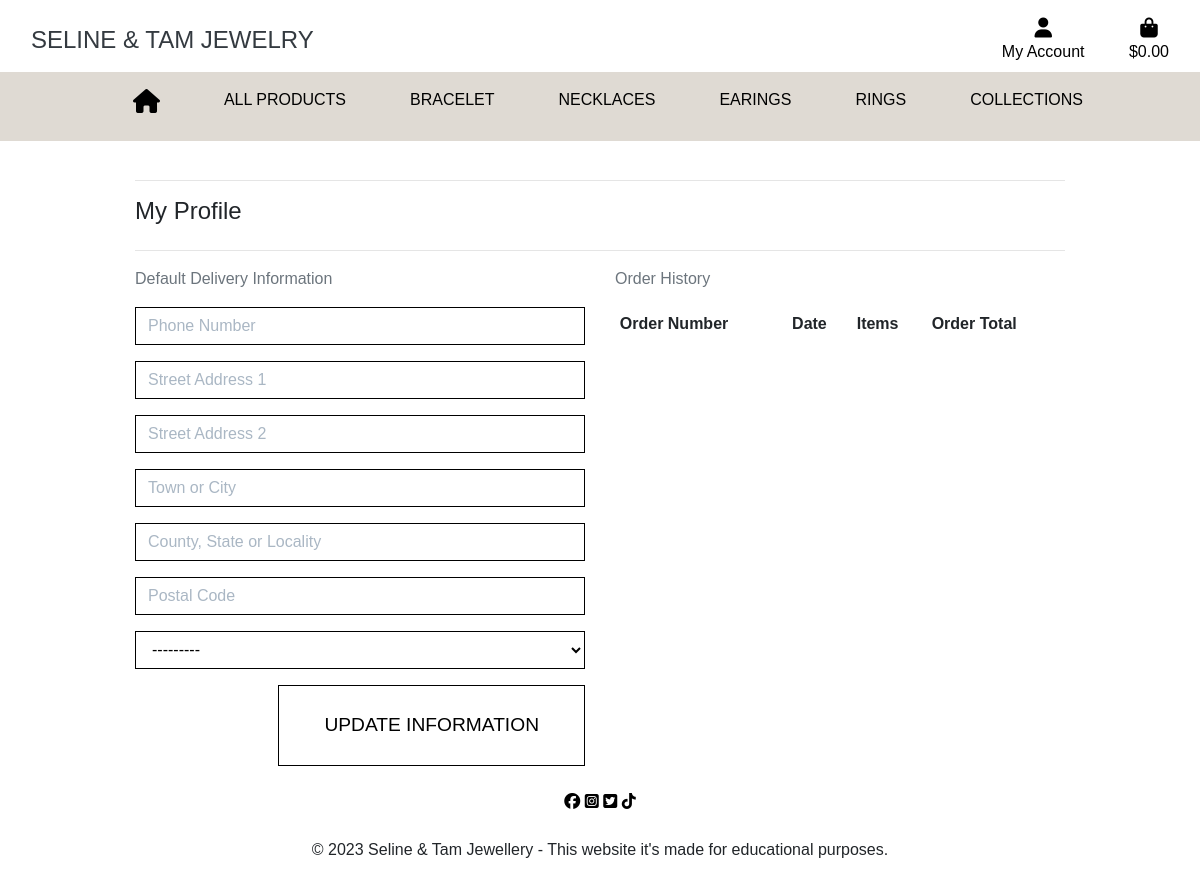
The page /profile/ (signed in) on the database as committed earlier.
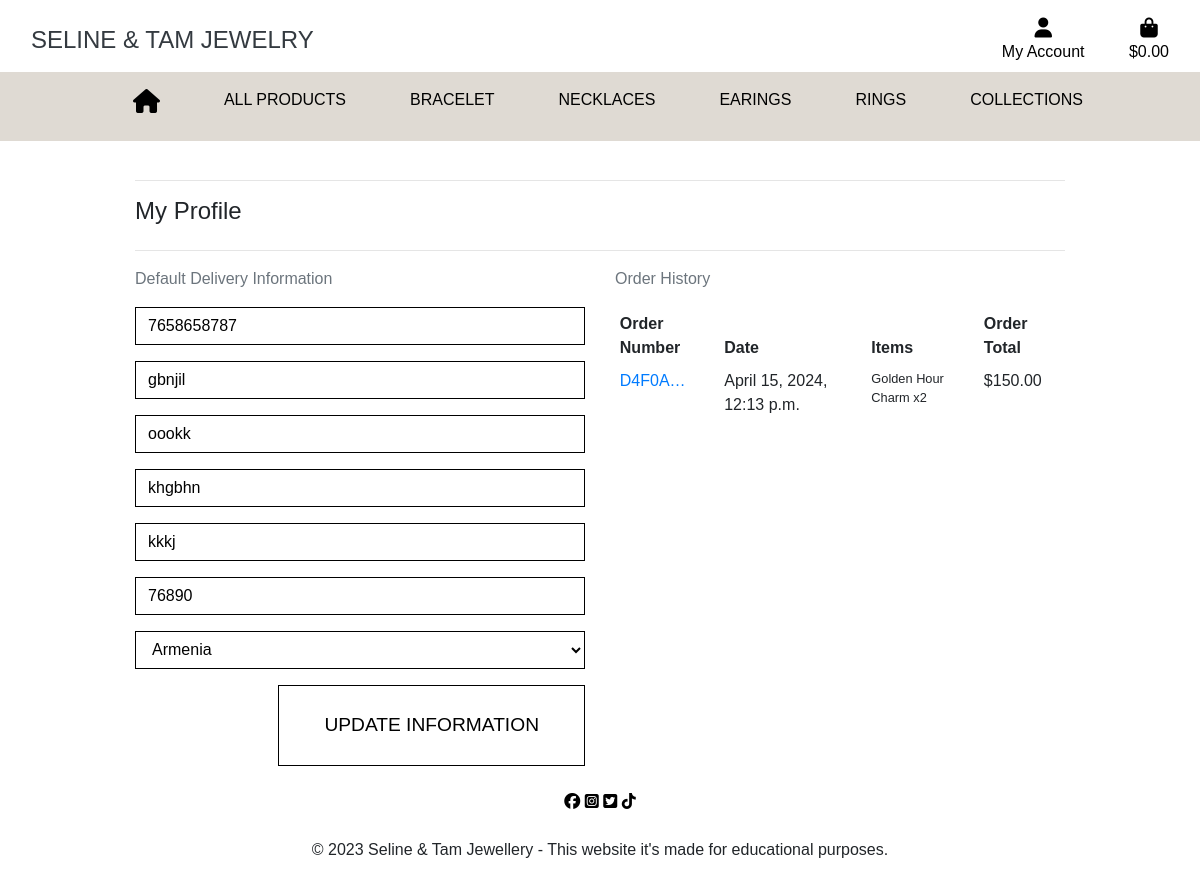
The same page on the database as committed later.
### profiles/models.py (models this page shows, shortened)
class UserProfile(models.Model):
    user = models.OneToOneField(User, on_delete=models.CASCADE)
    default_phone_number = models.CharField(max_length=20, null=True, blank=True)
    default_street_address1 = models.CharField(max_length=80, null=True, blank=True)
    default_street_address2 = models.CharField(max_length=80, null=True, blank=True)
    default_town_or_city = models.CharField(max_length=40, null=True, blank=True)
    default_county = models.CharField(max_length=80, null=True, blank=True)
    default_postcode = models.CharField(max_length=20, null=True, blank=True)
    default_country = CountryField(blank_label='Country *', null=True, blank=True)

### usercheckout/models.py (models this page shows, shortened)
class Order(models.Model):
    user_profile = models.ForeignKey(UserProfile, on_delete=models.SET_NULL,
                                     null=True, blank=True, related_name='orders')
    order_number = models.CharField(max_length=32, null=False, editable=False)
    full_name = models.CharField(max_length=50, null=False, blank=False)
    email = models.EmailField(max_length=254, null=False, blank=False)
    phone_number = models.CharField(max_length=20, null=False, blank=False)
    country = CountryField(blank_label='Country *', null=False, blank=False)
    postcode = models.CharField(max_length=20, null=True, blank=True)
    town_or_city = models.CharField(max_length=40, null=False, blank=False)
    street_address1 = models.CharField(max_length=80, null=False, blank=False)
    street_address2 = models.CharField(max_length=80, null=True, blank=True)
    county = models.CharField(max_length=80, null=True, blank=True)
    date = models.DateTimeField(auto_now_add=True)
    delivery_cost = models.DecimalField(max_digits=6, decimal_places=2, null=False, default=0)
    order_total = models.DecimalField(max_digits=10, decimal_places=2, null=False, default=0)
    grand_total = models.DecimalField(max_digits=10, decimal_places=2, null=False, default=0)
    original_bag = models.TextField(null=False, blank=False, default='')
    stripe_pid = models.CharField(max_length=254, null=False, blank=False, default='')

class OrderLineItem(models.Model):
    order = models.ForeignKey(Order, null=False, blank=False, on_delete=models.CASCADE, related_name='lineitems')
    product = models.ForeignKey(Product, null=False, blank=False, on_delete=models.CASCADE)
    product_size = models.CharField(max_length=2, null=True, blank=True) # XS, S, M, L, XL
    quantity = models.IntegerField(null=False, blank=False, default=0)
    lineitem_total = models.DecimalField(max_digits=6, decimal_places=2, null=False, blank=False, editable=False)

### products/models.py (models this page shows, shortened)
class Product(models.Model):
    collections = models.ForeignKey('Collections', null=True, blank=True, on_delete=models.SET_NULL)
    category = models.ForeignKey('Category', null=True, blank=True, on_delete=models.SET_NULL)
    sku = models.CharField(max_length=254, null=True, blank=True)
    name = models.CharField(max_length=254)
    description = models.TextField()
    price = models.DecimalField(max_digits=6, decimal_places=2)
    rating = models.DecimalField(max_digits=6, decimal_places=2, null=True, blank=True)
    image = models.ImageField(null=True, blank=True)

### profiles/views.py (the view)
# urls.py: path('profile/', include('profiles.urls')),
def profile(request):
    profile = get_object_or_404(UserProfile, user=request.user)
    if request.method == 'POST':
        form = UserProfileForm(request.POST, instance=profile)
        if form.is_valid():
            form.save()
            messages.success(request, 'Profile updated successfully!')
    form = UserProfileForm(instance=profile)
    orders = profile.orders.all()
    template = 'profiles/profile.html'
    context = {
        'form': form,
        'orders': orders,
        'on_profile_page': True
    }
    return render(request, template, context)

### profiles/forms.py
class UserProfileForm(forms.ModelForm):
    class Meta:
        model = UserProfile
        exclude = ('user',)
    def __init__(self, *args, **kwargs):
        super().__init__(*args, **kwargs)
        placeholders = {
            'default_phone_number': 'Phone Number',
            'default_postcode': 'Postal Code',
            'default_town_or_city': 'Town or City',
            'default_street_address1': 'Street Address 1',
            'default_street_address2': 'Street Address 2',
            'default_county': 'County, State or Locality',
        }
        self.fields['default_phone_number'].widget.attrs['autofocus'] = True
        for field in self.fields:
            if field != 'default_country':
                if self.fields[field].required:
                    placeholder = f'{placeholders[field]} *'
                else:
                    placeholder = placeholders[field]
                self.fields[field].widget.attrs['placeholder'] = placeholder
            self.fields[field].widget.attrs['class'] = 'border-black rounded-0 profile-form-input'
            self.fields[field].label = False

### shpbag/contexts.py (called while the page is built, shortened)
def shpbag_contents(request):
    bag_items = []
    total = 0
    product_count = 0
    bag = request.session.get('bag', {})
    delivery = total * Decimal(settings.STANDARD_DELIVERY_PERCENTAGE / 100)
    grand_total = delivery + total
    context = {
        'bag_items': bag_items,
        'total': total,
        'product_count': product_count,
        'delivery': delivery,
        'grand_total': grand_total,
    }
    return context

### profiles/templates/profiles/profile.html (shortened to what this page needs)
{% extends "base.html" %}
{% load static %}
{% block extra_css %}
    <link rel="stylesheet" href="{% static 'profiles/css/profile.css' %}">
{% endblock %}
{% block page_header %}
    <div class="container header-container">
    </div>
{% endblock %}
{% block content %}
    <div class="overlay"></div>
    <div class="container">
        <div class="row">
            <div class="col">
                <hr>
                <h2 class="logo-font mb-4">My Profile</h2>
                <hr>
            </div>
        </div>
        <div class="row">
            <div class="col-12 col-lg-6">
                <p class="text-muted">Default Delivery Information</p>
                <form class="mt-3" action="{% url 'profile' %}" method="POST" id="profile-update-form">
                    {{ form|crispy }}
                    <button class="btn btn-black rounded-0 text-uppercase float-right">Update Information</button>
                </form>
            </div>
            <div class="col-12 col-lg-6">
                <p class="text-muted">Order History</p>
                <div class="order-history table-responsive">
                    <table class="table table-sm table-borderless">
                        <thead>
                            <tr>
                                <th>Order Number</th>
                                <th>Date</th>
                                <th>Items</th>
                                <th>Order Total</th>
                            </tr>
                        </thead>
                        <tbody>
                            {% for order in orders %}
                                <tr>
                                    <td>
                                        <a href="{% url 'order_history' order.order_number %}"
                                        title="{{ order.order_number }}">
                                            {{ order.order_number|truncatechars:6 }}
                                        </a>
                                    </td>
                                    <td>{{ order.date }}</td>
                                    <td>
                                        <ul class="list-unstyled">
                                            {% for item in order.lineitems.all %}
                                                <li class="small">
                                                    {{ item.product.name }} x{{ item.quantity }}
                                                </li>
                                            {% endfor %}
                                        </ul>
                                    </td>
                                    <td>${{ order.grand_total }}</td>
                                </tr>
                            {% endfor %}
                        </tbody>
                    </table>
                </div>
            </div>
        </div>
{% endblock %}

### templates/base.html (shortened to what this page needs)
{% load static %}
<!doctype html>
<html lang="en">
  <head>
    {% block corecss %}
        <link rel="stylesheet" href="https://stackpath.bootstrapcdn.com/bootstrap/4.4.1/css/bootstrap.min.css">
        <link rel="stylesheet" href="{% static 'css/style.css' %}">
    {% endblock %}
    {% block extra_css %}
    {% endblock %}
  </head>
  <body>
    <header class="container-fluid fixed-top">
        <div id="topnav" class="nav-top row pt-lg-2 d-none d-lg-flex">
            <div class="col-12 col-lg-4 my-auto py-1 py-lg-0 text-center text-lg-left">
                <a href="{% url 'home:home' %}" class="nav-link main-logo-link">
                    <h2 class="logo-font text-dark my-0 text-uppercase">Seline & Tam Jewelry</h2>
                </a>
            </div>
            <div class="col-12 col-lg-8 my-auto py-1 py-lg-0">
                <ul class="list-inline list-unstyled text-center text-lg-right my-0">
                    <li class="list-inline-item dropdown">
                        <a class="text-black nav-link" href="#" id="user-options" data-toggle="dropdown" aria-haspopup="true" aria-expanded="false">
                            <div class="text-center">
                                <div><i class="fas fa-user fa-lg"></i></div>
                                <p class="my-0">My Account</p>
                            </div>
                        </a>
                    </li>
                    <li class="list-inline-item">
                        <a class="{% if grand_total %}text-info font-weight-bold{% else %}text-black{% endif %} nav-link" href="{% url 'shpbag:shp_bag' %}">
                            <div class="text-center">
                                <div><i class="fas fa-shopping-bag fa-lg"></i></div>
                                <p class="my-0">
                                    {% if grand_total %}
                                        ${{ grand_total|floatformat:2 }}
                                    {% else %}
                                        $0.00
                                    {% endif %}
                                </p>
                            </div>
                        </a>
                    </li>
                </ul>
            </div>
        </div>
        <div class="row">
            <nav class="navbar nav-top navbar-expand-lg bg-sand w-100">
                {% include 'includes/main-nav.html' %}
            </nav>
        </div>
    </header>
    {% block page_header %}
    {% endblock %}
    {% block content %}
    {% endblock %}
   <footer>
    <div class="container">
      <div class="row">
        <div class="col-lg-12 text-center p-4">
          <i class="fa-brands fa-facebook me-4" style="color: #000000;"></i>
          <i class="fa-brands fa-square-instagram me-4" style="color: #000000;"></i>
          <i class="fa-brands fa-square-twitter me-4" style="color: #000000;"></i>
          <i class="fa-brands fa-tiktok" style="color: #000000;"></i>
        </div>
        <div class="col-lg-12 text-center">
          <p>© 2023 Seline & Tam Jewellery - This website it's made for educational purposes.</p>
        </div>
      </div>
    </div>
  </footer>
  </body>
</html>

### templates/includes/main-nav.html (shortened to what this page needs)
<div class="collapse navbar-collapse" id="main-nav">
    <ul class="navbar-nav w-auto mx-auto">
        <a href="{% url 'home:home' %}" class="nav-link text-black mr-5 h4"><i class="fa-solid fa-house" style="color: #000000;"></i></a>
        <li class="nav-item dropdown">
            <a class="nav-link text-black mr-5 text-uppercase" href="#" id="all-products-link" data-toggle="dropdown" aria-haspopup="true" aria-expanded="false">
                All Products
            </a>
        </li>
        <li class="nav-item">
            <a class="nav-link text-black mr-5 text-uppercase" href="{% url 'products:products' %}?category=bracelet" >
                Bracelet
            </a>
        </li>
        <li class="nav-item">
            <a class="nav-link text-black mr-5 text-uppercase" href="{% url 'products:products' %}?category=necklace">
                Necklaces
            </a>
        </li>
        <li class="nav-item">
            <a class="nav-link text-black mr-5 text-uppercase" href="{% url 'products:products' %}?category=earings">
                Earings
            </a>
        </li>
        <li class="nav-item">
            <a class="nav-link text-black mr-5 text-uppercase" href="{% url 'products:products' %}?category=rings">
                Rings
            </a>
        </li>
        <li class="nav-item dropdown">
            <a class="nav-link text-black text-uppercase" href="#" id="collections-link" data-toggle="dropdown" aria-haspopup="true" aria-expanded="false">
                Collections
            </a>
        </li>
    </ul>
</div>

### static/css/style.css (style rules this page uses)
html { box-sizing: border-box; width: 100%; height: 100vh; }
body { background-color: #fff6f6; font-family: Fira Sans, sans-serif; }
.logo-font { font-family: Playfair Display, sans-serif; font-size: 1.5rem; }
.main-logo-link { width: fit-content; }
.btn-black { background: rgba(255, 255, 255, 0.445); color: rgb(0, 0, 0); padding: 25px; padding-left: 45px; padding-right: 45px; font-size: 1.2rem; border: 1px solid black; }
.text-black { color: #000 !important; }
.border-black { border: 1px solid black !important; }
.bg-sand { background-color: #dfdad3 !important; }
.overlay { height: 100%; width: 100%; top: 0; left: 0; position: fixed; background: white; z-index: -1; }
@media (min-width: 1200px) { .container { max-width: 80%; } }
@media (min-width: 992px) { .header-container { padding-top: 164px; } }

### profiles/static/profiles/css/profile.css (style rules this page uses)
#profile-update-form .form-control { color: #000; }
#profile-update-form input::placeholder { color: #aab7c4; }
#id_default_country, #id_default_country option:not(:first-child) { color: #000; }
.order-history { max-height: 416px; overflow-y: auto; }

Rows that differ between the two databases and show on the page:
changed UserProfile: default_phone_number (not shown) → "7658658787"; default_street_address1 (not shown) → "gbnjil"; default_street_address2 (not shown) → "oookk"; default_town_or_city (not shown) → "khgbhn"; default_county (not shown) → "kkkj"; default_postcode (not shown) → "76890"; default_country "---------" → "Armenia"
added Order: order_number "D4F0A…", date "April 15, 2024, 12:13 p.m.", grand_total "150.00"
added OrderLineItem: product.name "Golden Hour Charm", quantity "2"
